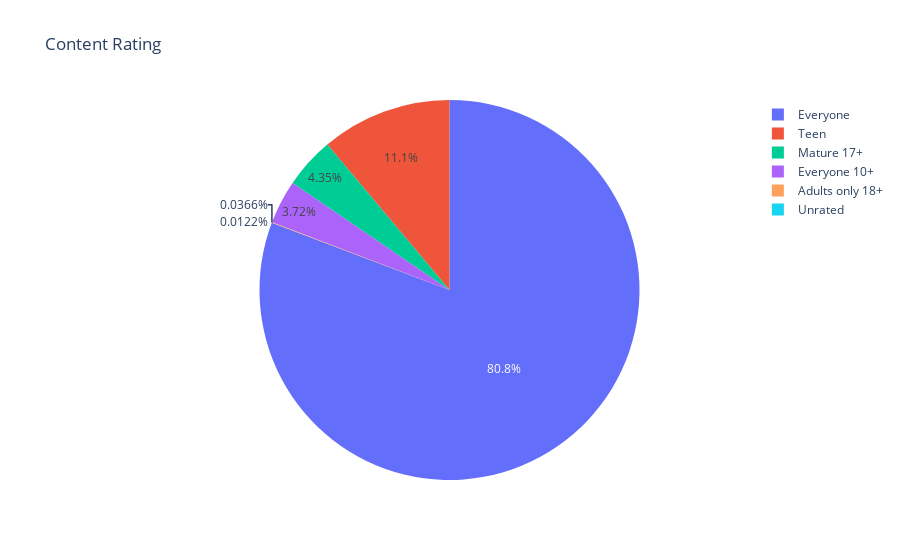

Notebook code for this chart:
### Code cell
r_data = {'Content_Rating': ratings.index, 'Count': ratings.values}
ratings_df = pd.DataFrame(r_data)
fig = go.Figure(data=[go.Pie(labels=ratings_df['Content_Rating'], values=ratings_df['Count'])])
fig.update_layout(title_text="Content Rating")
# ratings_data = {'Content Rating': ratings.index, 'Count': ratings.values}
# fig = px.pie(ratings_data, labels=ratings.index, values='Count', title='Content Rating', names='Content Rating')
# fig.update_traces(textposition='outside', textinfo='percent+label')
fig.show()

### Figure 1 — Plotly figure (JSON) as saved in the notebook; plotly's stock layout.template omitted (floating-point values rounded to 4 significant figures)
{"data": [{"labels": ["Everyone", "Teen", "Mature 17+", "Everyone 10+", "Adults only 18+", "Unrated"], "type": "pie", "values": [6621, 912, 357, 305, 3, 1]}], "layout": {"autosize": true, "title": {"text": "Content Rating"}}}
